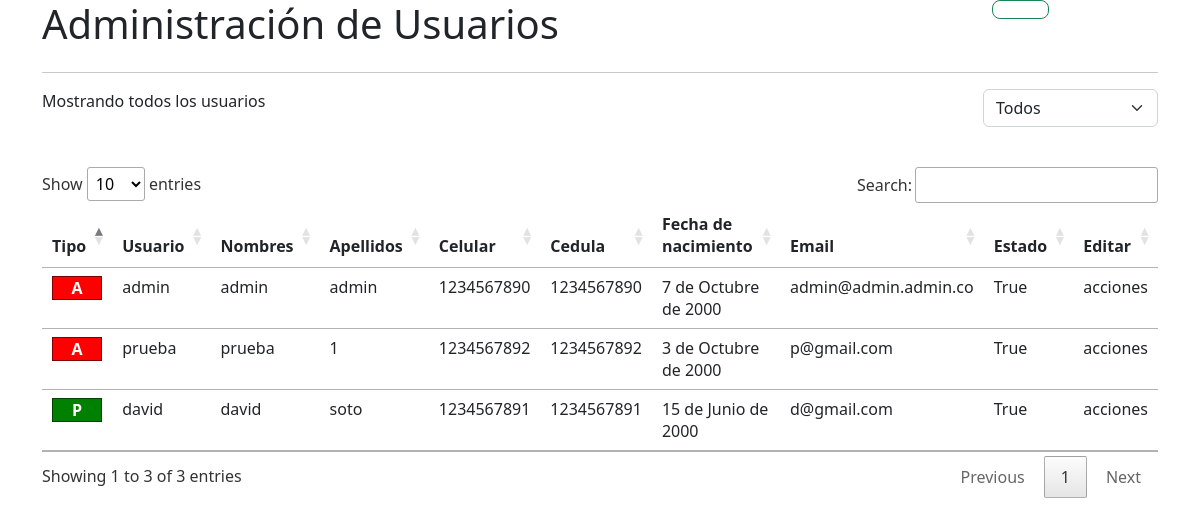
The page / on the database its author committed.
### Usuarios/models.py (models this page shows, shortened)
class Usuario(AbstractBaseUser):
    usuario = models.CharField("Usuario", unique=True, max_length=15)
    nombres  = models.CharField("Nombres del usuario", blank=False, null=False, max_length=15)
    celular = models.CharField("Celular del usuario", blank=False, null=False, max_length=10)
    apellidos = models.CharField("Apellidos de usuario", blank=False, null=False, max_length=25)
    cedula = models.CharField("Cedula", blank=False, null=False, max_length=25)
    fecha_nacimiento = models.DateField("Fecha de nacimiento",auto_now=False, auto_now_add=False)
    email = models.EmailField('Correo Electrónico', unique=True)
    estado = models.BooleanField("Estado del usuario", default=True)
    administrador = models.BooleanField(default=False)
    objects = UsuarioManager()
    USERNAME_FIELD='usuario'
    REQUIRED_FIELDS=["nombres", "apellidos","celular","email","cedula","fecha_nacimiento"]
    class Meta:
        db_table = "usuarios"

### La_Bonanza/views.py (the view, shortened to what this page needs)
# urls.py: path("", index.as_view(), name="index"),
class index(TemplateView):
    def get(self, request, *args, **kwargs):
        Usuarios =  {
            'Usuarios':Usuario.objects.exclude(pk = request.user.pk),
            'filter':{"value":"All","cont":'Todos'}
        }
        return render(request, "index.html", Usuarios)

### La_Bonanza/Templates/index.html (shortened to what this page needs)
{% extends 'base.html' %}
{% load static %}
{%block estilos%}
<link rel="stylesheet" href="https://use.fontawesome.com/releases/v5.15.4/css/all.css">
{%endblock estilos%}
{% block contenido %}
<div class="container">
    <div class="row">
     <div class="col-md-10">
         <h1>Administración de Usuarios</h1>
     </div>
     <div class="col-md-2">
        <div class="btn btn-outline-success btn-lg" onclick="userAdd('{%url 'registroUsuario'%}')"> <i class="fa-solid fa-user-plus fa-xl"></i></div>
     </div>
    </div>
     <hr>
     <div class="filtroTipoUsuario">
        <div>Mostrando
            {%if filter.value == 'All'%}
            todos los usuarios
            {%endif%}</div>
        <div>
            <select name="filterType" id="filterTypeSelect" class="form-select" onchange="filter(this.value)"style="width:auto;">
                <option value="{{filter.value}}" selected="selected">{{filter.cont}}</option>
            </select>
        </div>
    </div>
     <br>
     <table id="UsuariosTable" class="table" width="100%">
         <thead>
            <tr>
                <th>Tipo</th>
                <th>Usuario</th>
                <th>Nombres</th>
                <th>Apellidos</th>
                <th>Celular</th>
                <th>Cedula</th>
                <th>Fecha de nacimiento</th>
                <th>Email</th>
                <th>Estado</th>
                <th>Editar</th>
            </tr>
         </thead>
         <tbody>
             {% for usuario in Usuarios %}
                 <tr>
                    <td>
                        <div id="UserType{{forloop.counter}}" style="width: 100%; text-align: center; color:#fff; border:1px solid rgba(0,0,0,0.5);"></div>
                        </td>
                     <td>{{usuario.usuario}}</td>
                     <td>{{usuario.nombres}}</td>
                     <td>{{usuario.apellidos}}</td>
                     <td>{{usuario.celular}}</td>
                     <td>{{usuario.cedula}}</td>
                     <td>{{usuario.fecha_nacimiento}}</td>
                     <td>{{usuario.email}}</td>
                     <td>{{usuario.estado}}</td>
                     <td>acciones</td>
                 </tr>
             {% endfor %}
         </tbody>
     </table>
 </div>
{% endblock contenido %}

### statics/css/main.css (style rules this page uses)
.filtroTipoUsuario { width: 100%; display: flex; justify-content: space-between; }

### rows shown on the page
Usuario: usuario "admin", nombres "admin", apellidos "admin", celular "1234567890", cedula "1234567890", fecha_nacimiento "7 de Octubre de 2000", email "admin@admin.admin.co", estado "True"
Usuario: usuario "david", nombres "david", apellidos "soto", celular "1234567891", cedula "1234567891", fecha_nacimiento "15 de Junio de 2000", email "d@gmail.com", estado "True"
Usuario: usuario "prueba", nombres "prueba", apellidos "1", celular "1234567892", cedula "1234567892", fecha_nacimiento "3 de Octubre de 2000", email "p@gmail.com", estado "True"

### other values the page prints
form field filterType "Todos"
